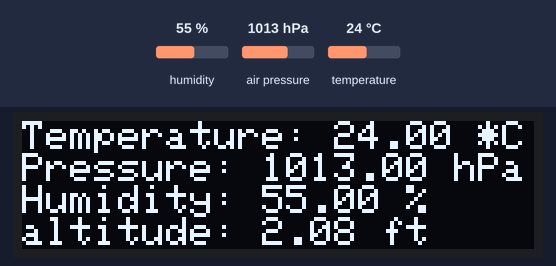
Bench run of a sketch on a simulated Arduino Uno, built with avr-gcc and run on an emulated ATmega328P. Shown: 128×32 one-colour display. The inputs (shaded band) are chosen by the test bench; at power-on: air pressure 1013 hPa, humidity 55 %, temperature 24 °C. The display library's start-up logo is not drawn; what the sketch prints to the serial monitor is not drawn.

Above: at 1.3 s.
1.4 s: air pressure set to 952 hPa
At 2.6 s:
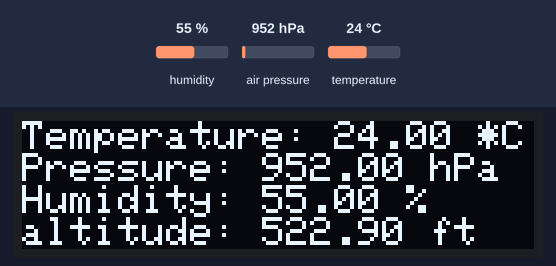
3.8 s: humidity set to 22 %
At 4.9 s:
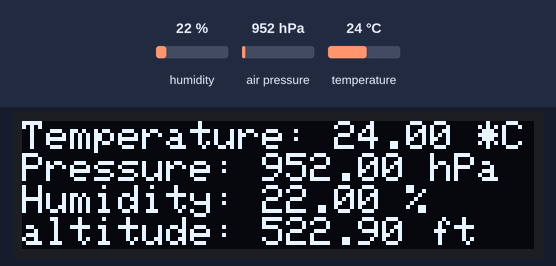
5.8 s: temperature set to 12 °C
At 7.1 s:
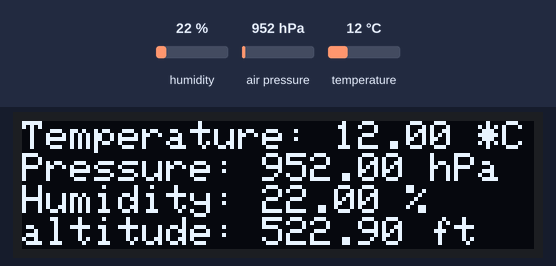
7.9 s: humidity set to 40 %
At 9.3 s:
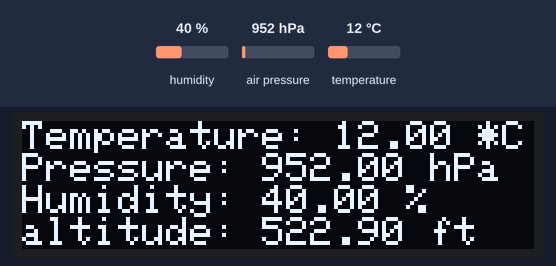
10.0 s: air pressure set to 975 hPa
At 11.5 s:
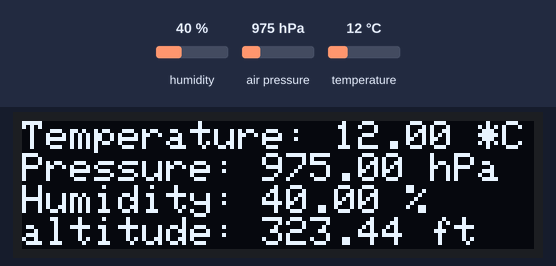
Timing chart, 0 to 13.0 s (numbered marks = the images above; inputs shaded):
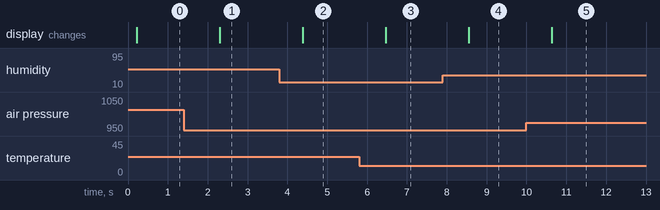

Measured:
- after the input at 1.4 s, the display: changes after 0.90 s (image 1)
- after the input at 3.8 s, the display: changes after 0.59 s (image 2)
- after the input at 5.8 s, the display: changes after 0.67 s (image 3)
- after the input at 7.9 s, the display: changes after 0.66 s (image 4)
- after the input at 10.0 s, the display: changes after 0.64 s (image 5)

The sketch:

bai_tap_mon_do_an_thiet_ke.ino
```cpp
//++++++++++++++++++++++++++++++++++++++ Các thư viện+++++++++++++++++++++++++++++++++++++++++++++++

#include <Wire.h> // Thư viện để điều khiển giao tiếp I2C                                          +
#include <SPI.h> // Thư viện để điều khiển giao tiếp SPI                                           +
#include <Adafruit_Sensor.h> // Thư viện hỗ trợ cảm biến từ Adafruit                               +
#include <Adafruit_BME280.h> // Thư viện để tương tác với cảm biến BME280                          +
#include <Adafruit_GFX.h> // Thư viện đồ họa cơ bản từ Adafruit                                    +
#include <Adafruit_SSD1306.h> // Thư viện để điều khiển màn hình OLED sử dụng driver SSD1306       +
//++++++++++++++++++++++++++++++++++++++ Các thư viện+++++++++++++++++++++++++++++++++++++++++++++++

//--------------------------------------------------------------OLED_BME280---------------------------------------------------------------
/*#include <SPI.h>
#define BME_SCK 18
#define BME_MISO 19
#define BME_MOSI 23
#define BME_CS 5*/

#define SEALEVELPRESSURE_HPA (1013.25)

Adafruit_BME280 bme; // I2C
//Adafruit_BME280 bme(BME_CS); // hardware SPI
//Adafruit_BME280 bme(BME_CS, BME_MOSI, BME_MISO, BME_SCK); // software SPI

Adafruit_SSD1306 display = Adafruit_SSD1306(128, 32, &Wire);
unsigned long delayTime;

void loop_oled()
{
  display.setCursor(0,0);
  display.clearDisplay();

  Serial.print("Temperature = "); Serial.print(bme.readTemperature()); Serial.println(" *C");
  display.print("Temperature: "); display.print(bme.readTemperature()); display.println(" *C");

  Serial.print("Pressure = "); Serial.print(bme.readPressure() / 100.0F); Serial.println(" hPa");
  display.print("Pressure: "); display.print(bme.readPressure() / 100.0F); display.println(" hPa");

  Serial.print("Humidity = "); Serial.print(bme.readHumidity()); Serial.println(" %");
  display.print("Humidity: "); display.print(bme.readHumidity()); display.println(" %");

  Serial.print("altitude = "); Serial.print(bme.readAltitude(SEALEVELPRESSURE_HPA)); Serial.println(" ft");
  display.print("altitude: "); display.print(bme.readAltitude(SEALEVELPRESSURE_HPA)); display.println(" ft");

  Serial.println();
  display.display();
  delay(1000);
}

void setup_oled_bm280()
{
  Serial.println(F("BME280 test"));

  // by default, we'll generate the high voltage from the 3.3v line internally! (neat!)
  display.begin(SSD1306_SWITCHCAPVCC, 0x3C);  // initialize with the I2C addr 0x3C (for the 128x64)
   // init done
  display.display();
  delay(100);
  display.clearDisplay();
  display.display();
  display.setTextSize(1.1);
  display.setTextColor(WHITE);
  bool status;
  // default settings
  // (you can also pass in a Wire library object like &Wire2)
  status = bme.begin(0x76);
  if (!status) {
    Serial.println("Could not find a valid BME280 sensor, check wiring!");
    while (1);
  }

  Serial.println("-- Default Test --");
  delayTime = 1000;

  Serial.println();
}


//----------------------------------------------------------------OLED_BME280----------------------------------------------------

void setup() {
  Serial.begin(9600);

  setup_oled_bm280();

}

void loop() {
  loop_oled();

}
```
